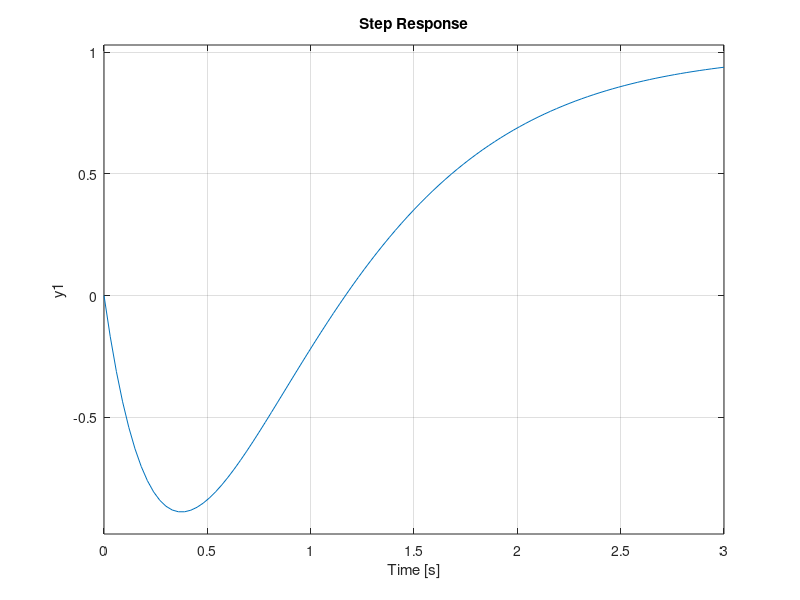
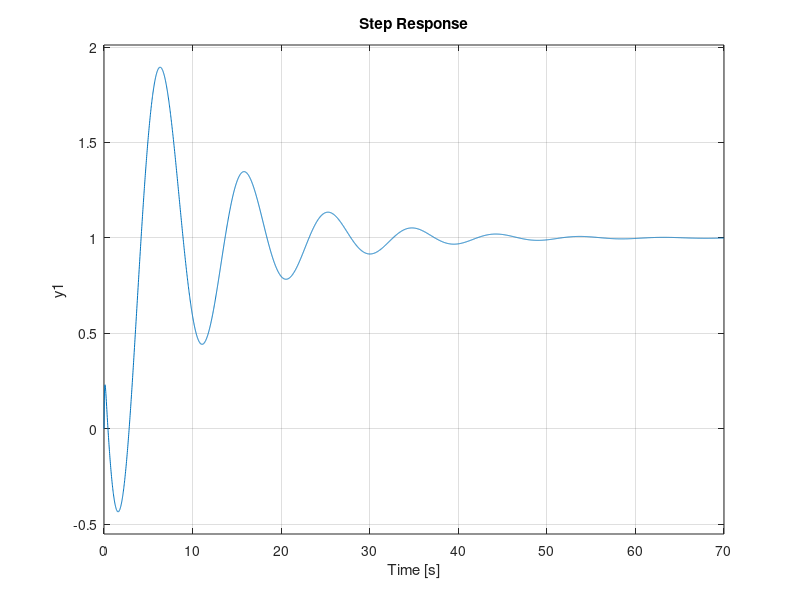

MATLAB code for these plots, in order:
close all;
clear;
clc;

s=tf('s');
Kd=-6;
Kp=4;
P=1/(s*(s+10));
C=Kd*s+Kp;
sys=feedback(P*C,1);
step(sys);

figure;
hold on;
for Td=0.1:0.1:1
delay=(1-Td*s/2)/(1+Td*s/2);
sys_delay=feedback(P*C*delay,1);
step(sys_delay);
end